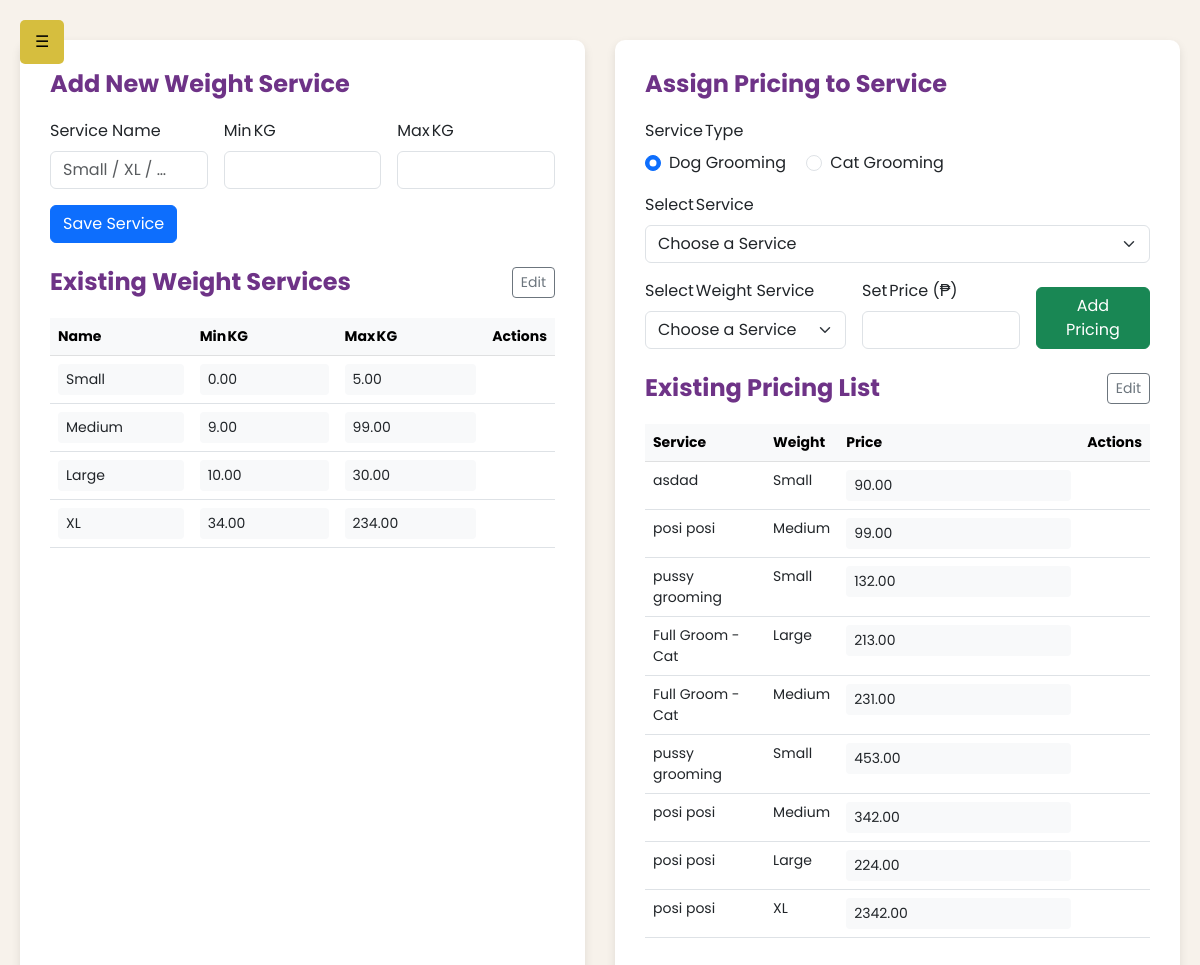
Before: /admin/admin-pricing-list.php with the older database file.
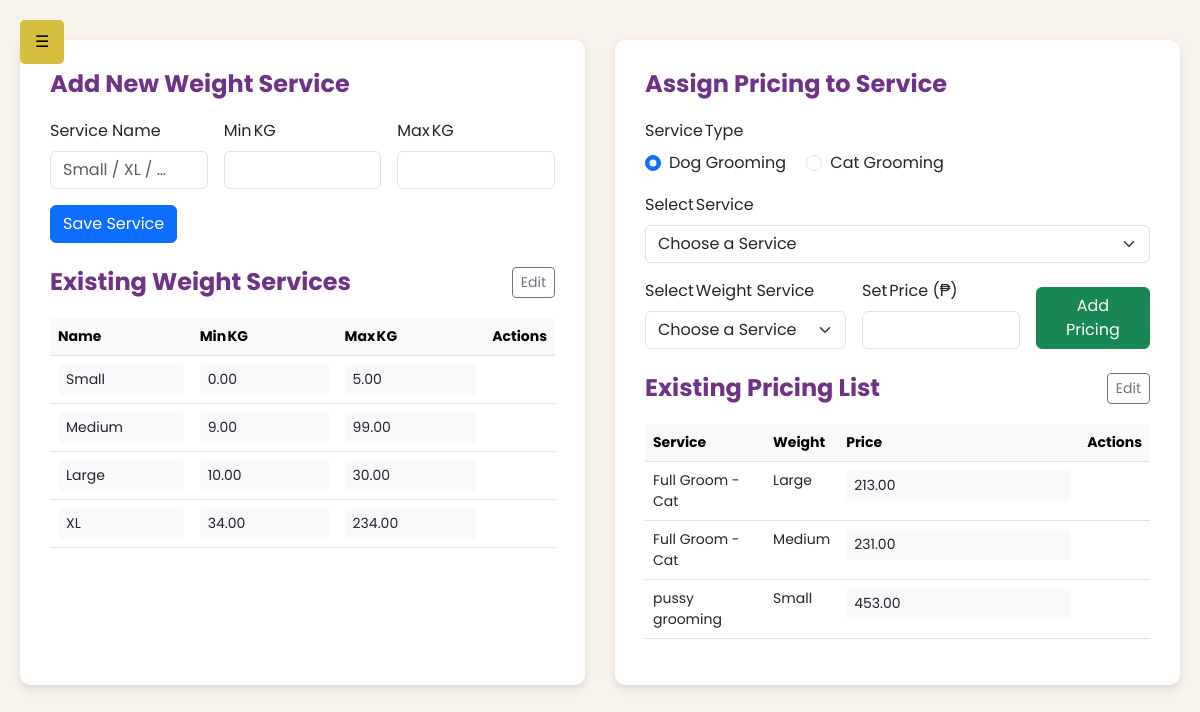
After: the same page with the newer database file.
### tables this page shows
CREATE TABLE `weight_categories` (
  `id` int(11) NOT NULL,
  `category_name` enum('Small','Medium','Large','XL') NOT NULL,
  `min_kg` decimal(5,2) NOT NULL,
  `max_kg` decimal(5,2) NOT NULL
);

CREATE TABLE `pricing` (
  `id` int(11) NOT NULL,
  `service_id` int(11) NOT NULL,
  `price` decimal(10,2) NOT NULL,
  `category_id` int(11) DEFAULT NULL
);

CREATE TABLE `services` (
  `id` int(11) NOT NULL,
  `service_name` varchar(255) NOT NULL,
  `service_description` text NOT NULL,
  `service_price` decimal(10,2) NOT NULL,
  `service_image` varchar(255) NOT NULL,
  `created_at` timestamp NOT NULL DEFAULT current_timestamp(),
  `service_type` varchar(255) NOT NULL,
  `mode` enum('package','individual') NOT NULL DEFAULT 'individual'
);

### admin/admin-pricing-list.php (the view, shortened to what this page needs)
<?php
include_once '../db.php';
$isAjax = ($_SERVER['REQUEST_METHOD'] === 'POST' && isset($_POST['action']));
if (!$isAjax) {
    include_once 'admin-navigation.php';
}
$weightRows = $conn->query("SELECT * FROM weight_categories ORDER BY id ASC")->fetch_all(MYSQLI_ASSOC);
$pricingRows = $conn->query("
    SELECT p.id, s.service_name, wc.category_name, p.price, p.service_id, p.category_id
    FROM pricing p
    JOIN services s  ON p.service_id  = s.id
    JOIN weight_categories wc ON p.category_id = wc.id
    ORDER BY p.id ASC
")->fetch_all(MYSQLI_ASSOC);
?>
<!DOCTYPE html>
<html lang="en">
<head>
<link href="https://cdn.jsdelivr.net/npm/bootstrap@5.3.0/dist/css/bootstrap.min.css" rel="stylesheet">
</head>
<body>
<div class="main-wrapper">
<div class="card-container">
    <h4>Add New Weight Service</h4>
    <form id="weightForm" class="mb-4" onsubmit="return false;">
        <div class="row g-3">
            <div class="col-md-4">
                <label class="form-label" for="wName">Service Name</label>
                <input type="text" id="wName" name="wName" class="form-control" required placeholder="Small / XL / …">
            </div>
            <div class="col-md-4">
                <label class="form-label" for="wMin">Min KG</label>
                <input type="number" id="wMin" name="wMin" class="form-control" step="0.01" required>
            </div>
            <div class="col-md-4">
                <label class="form-label" for="wMax">Max KG</label>
                <input type="number" id="wMax" name="wMax" class="form-control" step="0.01" required>
            </div>
        </div>
        <button class="btn btn-primary mt-3" onclick="addWeight()">Save Service</button>
    </form>
    <div class="d-flex justify-content-between align-items-center">
        <h4 class="m-0">Existing Weight Services</h4>
        <button class="btn btn-outline-secondary btn-sm toggle-edit" data-table="weightTable">Edit</button>
    </div>
    <table class="table table-hover view-only" id="weightTable">
        <thead class="table-light"><tr><th>Name</th><th>Min KG</th><th>Max KG</th><th>Actions</th></tr></thead>
        <tbody id="weightBody">
        <?php foreach($weightRows as $r): ?>
            <tr data-id="<?= $r['id'] ?>">
                <td><input class="form-control form-control-sm" value="<?= htmlspecialchars($r['category_name']) ?>"></td>
                <td><input type="number" class="form-control form-control-sm" value="<?= $r['min_kg'] ?>"></td>
                <td><input type="number" class="form-control form-control-sm" value="<?= $r['max_kg'] ?>"></td>
                <td>
                </td>
            </tr>
        <?php endforeach;?>
        </tbody>
    </table>
</div>
<div class="card-container">
    <h4>Assign Pricing to Service</h4>
    <div class="mb-3">
        <label class="form-label">Service Type</label><br>
        <div class="form-check form-check-inline">
            <input class="form-check-input service-type" type="radio" name="serviceType" value="DogGrooming" id="radioDog" checked>
            <label class="form-check-label" for="radioDog">Dog Grooming</label>
        </div>
        <div class="form-check form-check-inline">
            <input class="form-check-input service-type" type="radio" name="serviceType" value="CatGrooming" id="radioCat">
            <label class="form-check-label" for="radioCat">Cat Grooming</label>
        </div>
    </div>
    <div class="mb-3">
        <label class="form-label" for="serviceSelect">Select Service</label>
        <select id="serviceSelect" class="form-select" required>
            <option selected disabled value="">Choose a Service</option>
        </select>
    </div>
    <div class="row g-3 mb-4">
        <div class="col-md-5">
            <label class="form-label" for="weightSelect">Select Weight Service</label>
            <select id="weightSelect" class="form-select" required>
                <option selected disabled value="">Choose a Service</option>
            </select>
        </div>
        <div class="col-md-4">
            <label class="form-label" for="priceInput">Set Price (₱)</label>
            <input type="number" id="priceInput" class="form-control" step="0.01" required>
        </div>
        <div class="col-md-3 d-flex align-items-end">
            <button class="btn btn-success w-100" onclick="addPricing()">Add Pricing</button>
        </div>
    </div>
    <div class="d-flex justify-content-between align-items-center">
        <h4 class="m-0">Existing Pricing List</h4>
        <button class="btn btn-outline-secondary btn-sm toggle-edit" data-table="pricingTable">Edit</button>
    </div>
    <table class="table table-hover view-only" id="pricingTable">
        <thead class="table-light"><tr><th>Service</th><th>Weight</th><th>Price</th><th>Actions</th></tr></thead>
        <tbody id="pricingBody">
        <?php foreach($pricingRows as $p): ?>
            <tr data-id="<?= $p['id'] ?>" data-service="<?= $p['service_id'] ?>" data-weight="<?= $p['category_id'] ?>">
                <td><?= htmlspecialchars($p['service_name']) ?></td>
                <td><?= htmlspecialchars($p['category_name']) ?></td>
                <td><input type="number" class="form-control form-control-sm" value="<?= $p['price'] ?>"></td>
                <td>
                </td>
            </tr>
        <?php endforeach;?>
        </tbody>
    </table>
</div>
</div>
<div class="toast-container p-3">
</div>
</body>
</html>

### admin/admin-navigation.php (shortened to what this page needs)
<!DOCTYPE html>
<html lang="en">
<head>
</head>
<body>
    <button class="menu-toggle" onclick="toggleMenu()">☰</button>
</body>
</html>

### admin/admin-navigation.php (style rules this page uses)
:root { --primary: #6E3387; --alt: #8F54A0; --accent: #D6BE3E; --bg-light: #FFFFFF; --text-dark: #000000; }
body { margin: 0; padding: 0; font-family: 'Poppins', sans-serif; display: flex; }
.menu-toggle { position: fixed; top: 20px; left: 20px; background: var(--accent); color: var(--text-dark); border: none; padding: 10px 15px; border-radius: 5px; cursor: pointer; z-index: 1100; }

### admin/admin-pricing-list.php (style rules this page uses)
body { background:#F7F2EB;font-family:'Poppins',sans-serif;margin:0;padding:40px 20px;display:flex;justify-content:center; }
.main-wrapper { display:flex;flex-wrap:wrap;gap:30px;max-width:1600px;justify-content:center;width:100%; }
.card-container { background:#fff;border-radius:10px;box-shadow:0 4px 10px rgba(0,0,0,.1);padding:30px;flex:1 1 480px;max-width:650px;display:flex;flex-direction:column; }
.card-container h4 { color:#6E3387;font-weight:bold;margin-bottom:20px; }
table { font-size:14px;margin-top:20px; }
.view-only input,.view-only select { pointer-events:none;user-select:none;background:#f8f9fa;border:none; }
.toast-container { position:fixed;top:1rem;right:1rem;z-index:1200; }

Changed rows visible on the page:
removed pricing: service.service_name "asdad", category.category_name "Small", price "90.00"
removed pricing: service.service_name "posi posi", category.category_name "Medium", price "99.00"
removed pricing: service.service_name "pussy grooming", category.category_name "Small", price "132.00"
removed pricing: service.service_name "posi posi", category.category_name "Medium", price "342.00"
removed pricing: service.service_name "posi posi", category.category_name "Large", price "224.00"
removed pricing: service.service_name "posi posi", category.category_name "XL", price "2342.00"
